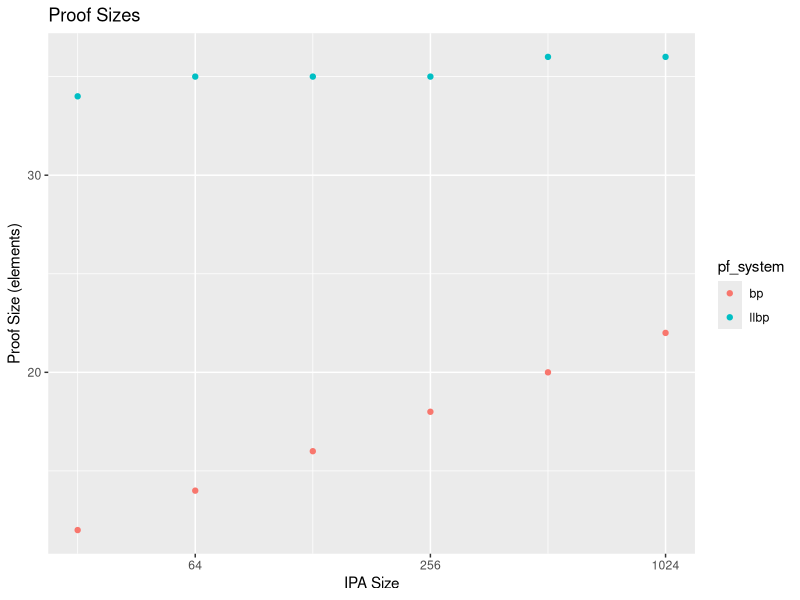

Here is the R script that generated this plot: (Note: this script raises an error after producing the figure.)
library(tidyverse)

d <- read_csv("data.csv")

print(d)

sum_d <- d %>%
    group_by(pf_system, log2n, n) %>%
    summarise(pf_time=mean(pf_time),
              pf_size=mean(pf_size),
              ver_time=mean(ver_time))
print(sum_d)

ggplot(sum_d, aes(x=n, y=pf_size, color=pf_system)) +
    geom_point() +
    scale_x_continuous(trans="log2") +
    labs(x = "IPA Size",
         y = "Proof Size (elements)",
         title = "Proof Sizes"
         ) +
    ggsave("pf_size.pdf", units = "in", width = 4, height = 3)

ggplot(sum_d, aes(x=n, y=pf_time, color=pf_system)) +
    geom_point() +
    scale_x_continuous(trans="log2") +
    scale_y_continuous(trans="log2") +
    labs(x = "IPA Size",
         y = "Proving Time (s)",
         title = "Proving Times"
         ) +
    ggsave("pf_time.pdf", units = "in", width = 4, height = 3)

ggplot(sum_d, aes(x=n, y=ver_time, color=pf_system)) +
    geom_point() +
    scale_x_continuous(trans="log2") +
    scale_y_continuous(trans="log2") +
    labs(x = "IPA Size",
         y = "Verification Time (s)",
         title = "Verification Times"
         ) +
    ggsave("ver_time.pdf", units = "in", width = 4, height = 3)
